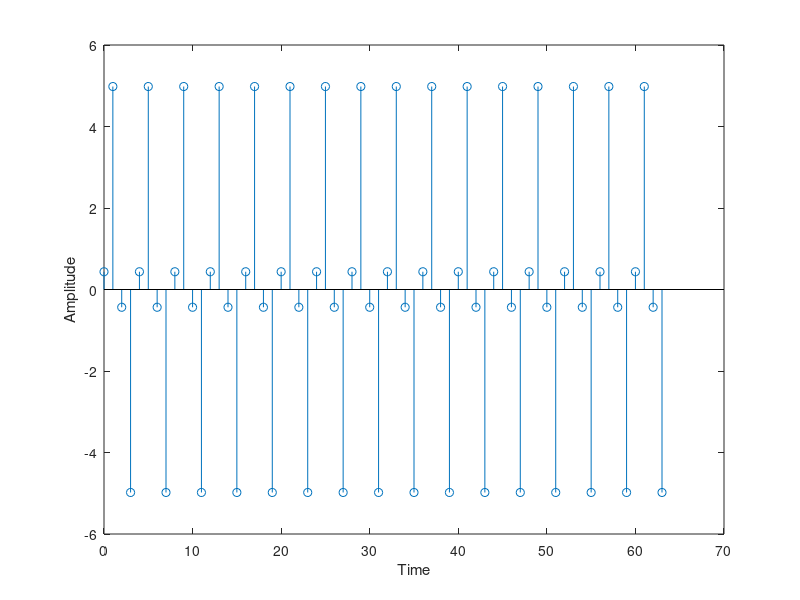

Recreate this plot in MATLAB.
clc;
clear all;
close all;
a=input('Enter amplitude : ');
theta=input('Enter theta :');
theta=pi*theta/180;
f=2000;
fs=8000;
F=f/fs;
n=0:1:63;%t
signal=a*sin(2*pi*F*n+theta);
stem(n,signal);
xlabel('Time');
ylabel('Amplitude');